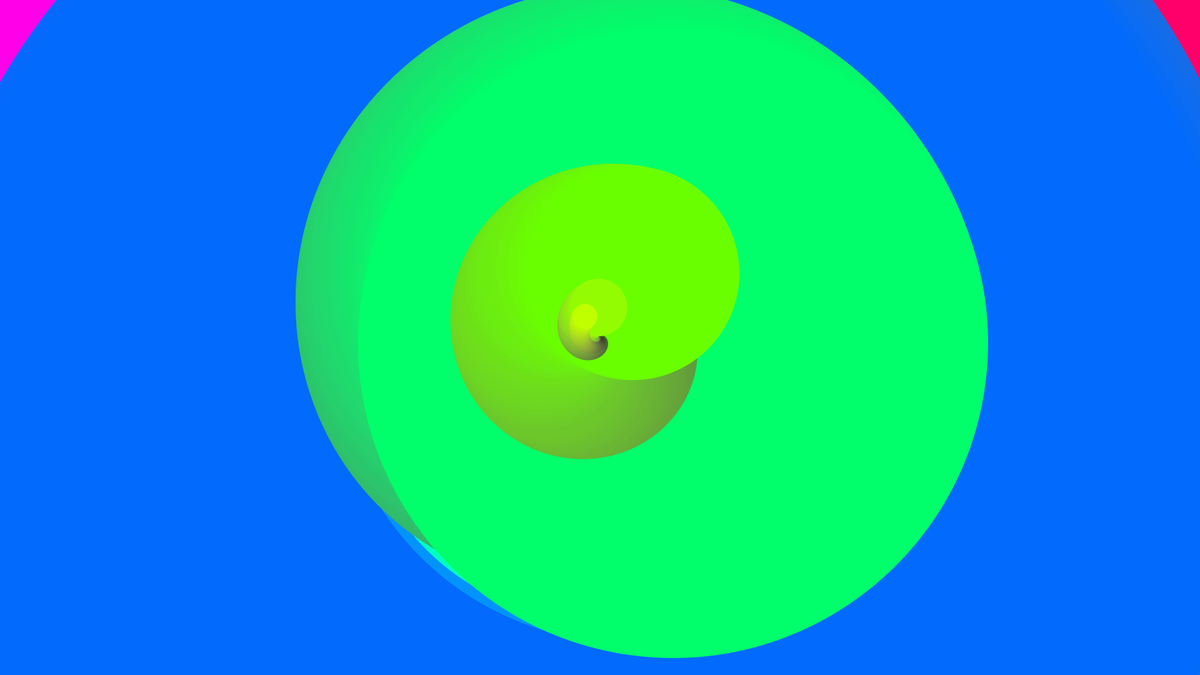
Frame 1 (no input)
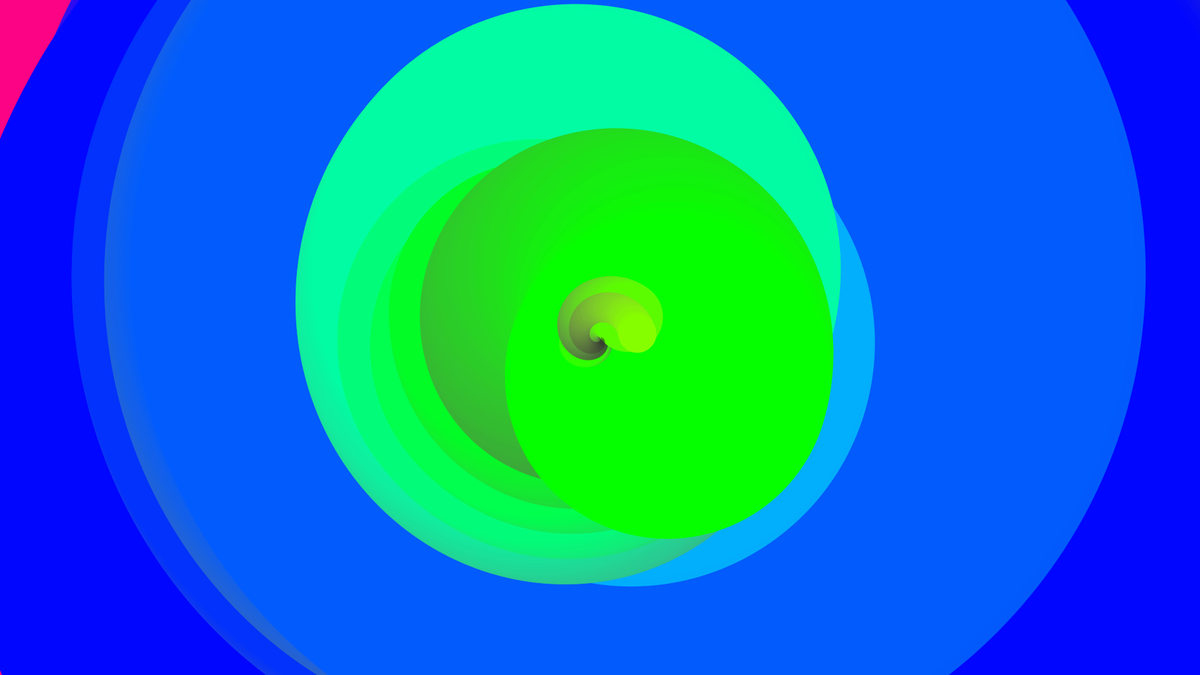
Frame 2 (the mouse pressed at the canvas centre, redrawn once)

The Processing sketch that drew these frames (run headless with seeded random() and noise(); the mouse was pressed at the canvas centre and the sketch redrawn once):

// Processing sketch: sketch_210604b
// ── sketch_210604b.pde
int height = 1080;
int width = 1920;

void setup() {
  size(1920, 1080);
  noLoop();
  background(0);
  colorMode(HSB, 360, 100, 100, 100);
}

void draw() {

  float thisColor = random(1,100);

  for(int i=30; i >= 1; i--) {
      spiral(width/2-i, height/2-i, i, i, random(i, 150), thisColor+(i*10));
  }

  // spiral(width/2, height/2, 4, 4, 100, thisColor+30);
  // spiral(width/2, height/2, 3, 3, 100, thisColor+20);
  // spiral(width/2, height/2, 2, 2, 100, thisColor+10);


  //spiral(width/4, width/4, 1, 1, 250, thisColor);
  //spiral(width-(width/4), height/4, 1, 1, 250, thisColor);
  //spiral(width/4, height-(height/4), 1, 1, 250, thisColor);
  //spiral(width-(width/4), height-(height/4), 1, 1, 250, thisColor);

}

void spiral(float transX, float transY, float multiplyX, float multiplyY, float times, float hueColor) {
  pushMatrix();
  translate(transX,transY);
  for(float i = 0; i < times; i++) {
    rotate(0.1);
    noStroke();

    float saturationColor = round((i/times)*100);
    float balanceColor = round((i/times)*100);
    float alphaColor = round((i/times)*100);


    fill(hueColor, saturationColor, balanceColor, alphaColor);

    ellipse(i, 0, i * multiplyX, i * multiplyY);
  }
  popMatrix();
}
